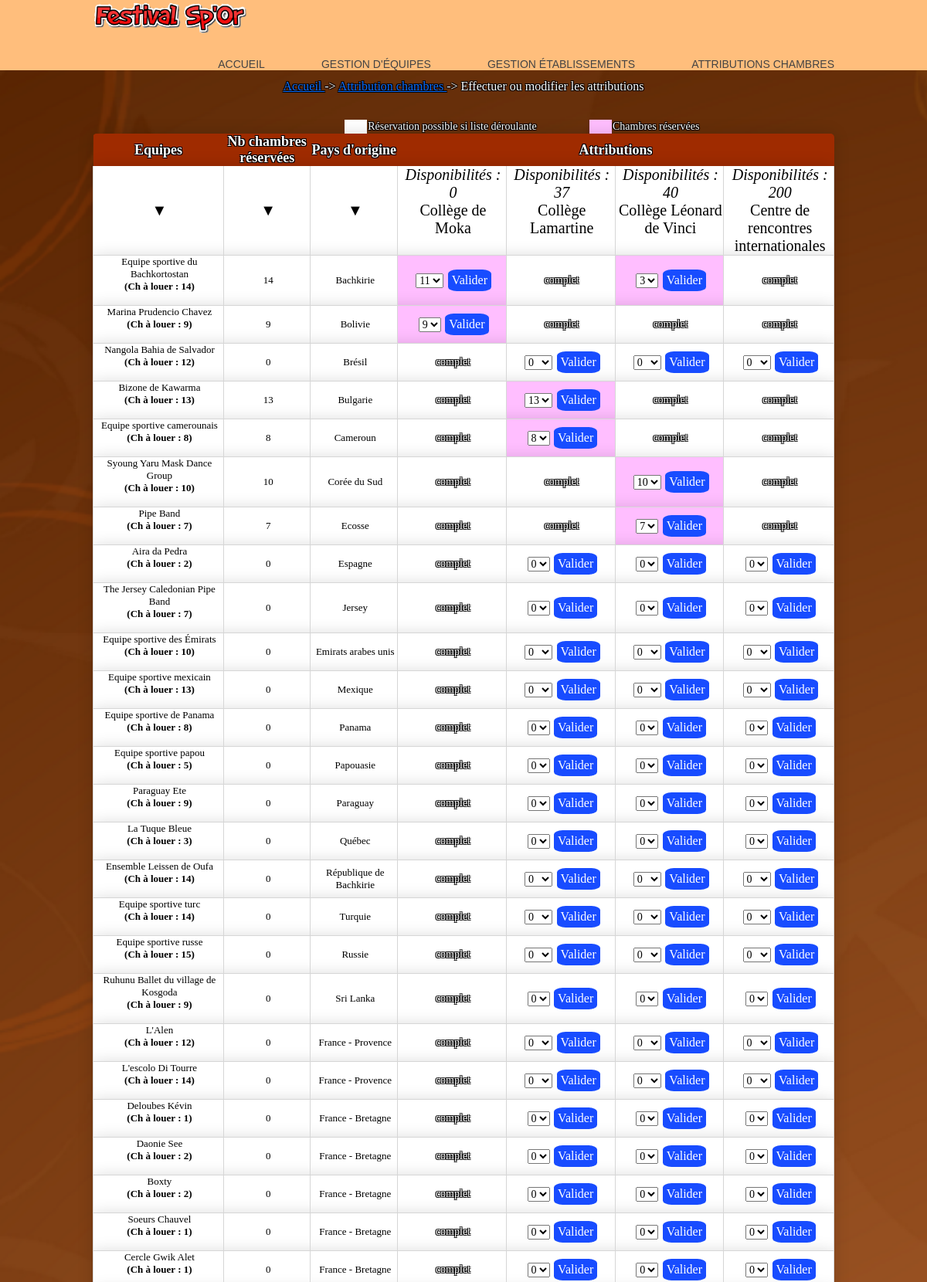
Page /modificationAttributions.php (upper part) on the committed database.
### tables this page shows
create table Etablissement 
(
	id char(8) not null, 
	nom varchar(45) not null,
	adresseRue varchar(45) not null, 
	codePostal char(5) not null, 
	ville varchar(35) not null,
	tel varchar(13) not null,
	adresseElectronique varchar(70), 
	type integer(1) not null,
	civiliteResponsable varchar(12) not null,
	nomResponsable varchar(25) not null,
	prenomResponsable varchar(25),
	nombreChambresOffertes integer,
	constraint pk_Etablissement primary key(id)
);

create table Groupe
(
	id char(4) not null, 
	nom varchar(40) not null, 
	identiteResponsable varchar(40) not null,
	adressePostale varchar(120) not null,
	nombrePersonnes integer not null, 
	nomPays varchar(40) not null, 
	hebergement char(1) not null,
	stand boolean not null,
	constraint pk_Groupe primary key(id)
);

### modificationAttributions.php (the view, shortened to what this page needs)
<?php
include("_debut.inc.php");
include("_gestionBase.inc.php");
echo "<br><p class='textArianne' align='center'><font size='3'> <a  href = 'index.php'> Accueil </a> -> <a href = 'consultationAttributions.php'>
Attribution chambres </a> -> Effectuer ou modifier les attributions</p><br>
<table align='center' width='80%'>
   <tr>
      <td width='34%' align='left'><font size='3'></a>
      </td>
      <td class='reserveSiLien'>&nbsp;</td>
      <td width='30%' align='left'><font size='4' class='textArianne'> Réservation possible si liste déroulante</td>
      <td class='reserve'>&nbsp;</td>
      <td width='30%' align='left'><font size='4' class='textArianne'> Chambres réservées</td>
   </tr>
</table>
 ";
$nbEtabOffrantChambres=obtenirNbEtabOffrantChambres($connexion);
$nb=$nbEtabOffrantChambres;
$pourcCol=50/$nbEtabOffrantChambres;
echo "
<table width='80%' cellspacing='0' cellpadding='0' align='center'
class='content-attri'>";
   echo "
   <thead>
   <tr>
      <th><strong>Equipes</strong></th>
      <th width='10%'><strong>Nb chambres réservées</strong></th>
      <th width='10%'><strong>Pays d'origine</strong></th>
      <th colspan=$nb><strong>Attributions</strong></th>
   </tr>
   </thead>
   ";
   echo "
   <tr class='content-attri'>
      <td>▼</td>
      <td>▼</td>
      <td>▼</td>";
   $req=obtenirReqEtablissementsOffrantChambres();
   $rsEtab=$connexion->query($req);
   $lgEtab=$rsEtab->fetch();
   while ($lgEtab!=FALSE)
   {
      $idEtab=$lgEtab["id"];
      $nom=$lgEtab["nom"];
      $nbOffre=$lgEtab["nombreChambresOffertes"];
      $nbOccup=obtenirNbOccup($connexion, $idEtab);
      $nbChLib = $nbOffre - $nbOccup;
      echo "
      <td valign='top' width='$pourcCol%'><i>Disponibilités : $nbChLib </i> <br>
      $nom </td>";
      $lgEtab=$rsEtab->fetch();
   }
   echo "
   </tr>";
   $req=obtenirReqIdNomGroupesAHeberger();
   $rsGroupe=$connexion->query($req);
   $lgGroupe=$rsGroupe->fetch();
   while ($lgGroupe!=FALSE)
   {
      $idGroupe=$lgGroupe['id'];
      $nom=$lgGroupe['nom'];
      $paysGroupe=$lgGroupe['nompays'];
      $chambre=retourneNbchambre($lgGroupe['nombrePersonnes']);
      $chambretotal=nbchlouer($connexion,$idGroupe);
      echo "
      <tr class='content-attri'>
         <td width='15%' > <font size='2'> $nom <p><Strong>(Ch à louer : $chambre)<p></strong></td>\n";
         if($chambretotal[0]>0){
            echo"
            <td width=’10%’><font size='2'> $chambretotal[0]</td>";
         }else{
            echo"
            <td width=’10%’><font size='2'> 0</td>";
         }
         echo"
         <td width=’10%’><font size='2'> $paysGroupe</td>";
      $req=obtenirReqEtablissementsOffrantChambres();
      $rsEtab=$connexion->query($req);
      $lgEtab=$rsEtab->fetch();
      while ($lgEtab!=FALSE)
      {
         $idEtab=$lgEtab["id"];
         $nbOffre=$lgEtab["nombreChambresOffertes"];
         $nbOccup=obtenirNbOccup($connexion, $idEtab);
         $nbChLib = $nbOffre - $nbOccup;
         $nbOccupGroupe=obtenirNbOccupGroupe($connexion, $idEtab, $idGroupe);
         if ($nbOccupGroupe!=0)
         {
      echo "
      <td class='reserve'>
         <form method='POST' action='modificationAttributions.php'>
            <input type='hidden' value='validerModifAttrib' name='action'>
            <input type='hidden' value='$idEtab' name='idEtab'>
            <input type='hidden' value='$idGroupe' name='idGroupe'>";
               echo "&nbsp;<select name='nbChambres'>";
               if($nbChLib>=($chambre-$chambretotal[0])){
               for ($i=0; $i<=(($chambre-$chambretotal[0])+$nbOccupGroupe); $i++)
                  optionModifAttrib($i,$nbOccupGroupe);
            }else if($nbChLib == 0){
               for($i=0;$i<=$nbOccupGroupe;$i++)
                  optionModifAttrib($i,$nbOccupGroupe);
            }
            echo "
            </select></h5>
            <input type='submit' class='buttonAttri' value='Valider' name='valider'>
         </form></td>";
         }
         else
         {
            if ($nbChLib != 0 && $chambretotal[0]!=$chambre)
            {
               echo "
               <td class='reserveSiLien'>
                  <form method='POST' action='modificationAttributions.php'>
                     <input type='hidden' value='validerModifAttrib' name='action'>
                     <input type='hidden' value='$idEtab' name='idEtab'>
                     <input type='hidden' value='$idGroupe' name='idGroupe'>";
                     echo "&nbsp;<select name='nbChambres'>";
                     if($nbChLib>=($chambre-$chambretotal[0])){
                     for ($i=0; $i<=$chambre-$chambretotal[0]; $i++)
                     {
                        echo "<option>$i</option>";
                     }
                  }else{
                     for ($i=0; $i<$nbChLib+1; $i++)
                     {
                        echo "<option>$i</option>";
                     }
                  }
                     echo "
                     </select></h5>
                     <input class='buttonAttri' type='submit' value='Valider' name='valider'>
                  </form>
               </td>
                  ";
            }
            else
            {
               echo "<td class='reserveSiLien'>complet</td>";
            }
         }
         $lgEtab=$rsEtab->fetch();
      }
      $lgGroupe=$rsGroupe->fetch();
   }
echo "
</table>";
?>

### css/cssGeneral.css (style rules this page uses)
.buttonAttri { background-color: #184cff; border: none; color: rgb(255, 255, 255); padding: 5px; text-align: center; text-decoration: none; display: inline-block; font-size: 16px; margin: 4px 2px; border-radius: 20%; }
.basePage { color:black; font:11px Arial, Helvetica, sans-serif; }
.textArianne { color:#FFFFFF; font:14px Georgia, "Times New Roman", Times, serif; text-shadow: -1px -1px 0 #000, 1px -1px 0 #000, -1px 1px 0 #000, 1px 1px 0 #000; }
td,tr { text-align: left; font:11px Arial, Helvetica, sans-serif; }
.content-attri { border-radius: 5px 5px 0 0; overflow: hidden; box-shadow: 0 0 20px rgba(0, 0, 0, 0.15); }
.content-attri thead tr { height:35px; font:18px Georgia, "Times New Roman", Times, serif; text-shadow: -1px -1px 0 #000, 1px -1px 0 #000, -1px 1px 0 #000, 1px 1px 0 #000; text-align:center; background-color: #9F2B00; color: #ffffff; }
.content-attri td { background-color:#ffffff; height:30px; text-align:center; color:#000; font:20px Georgia, "Times New Roman", Times, serif; padding-left:3px; border-right: solid 1px #d6d6d6; border-left: solid 1px #d6d6d6; }
.content-attri tbody tr { border-bottom: 1px solid #d6d6d6; }
td.reserveSiLien { background-color:#FFFFFF; color:black; color:#FFFFFF; font:14px Georgia, "Times New Roman", Times, serif; text-shadow: -1px -1px 0 #000, 1px -1px 0 #000, -1px 1px 0 #000, 1px 1px 0 #000; }
td.reserve { background-color:#FFBEFF; color:black; color:#FFFFFF; font:14px Georgia, "Times New Roman", Times, serif; text-shadow: -1px -1px 0 #000, 1px -1px 0 #000, -1px 1px 0 #000, 1px 1px 0 #000; }

### css/fond.css (style rules this page uses)
body { background-image: url("../images/fond4.PNG"); background-size: cover; background-repeat: no-repeat; background-attachment: fixed; }

### rows in the picture
etablissement: $pourcCol 12.5 (drawn), nbChLib "0", nom "Collège de Moka", nbChambres "11", nbChambres "9"
etablissement: $pourcCol 12.5 (drawn), nbChLib "37", nom "Collège Lamartine", nbChambres "0", nbChambres "13", nbChambres "8"
etablissement: $pourcCol 12.5 (drawn), nombreChambresOffertes "40", nom "Collège Léonard de Vinci", nbChambres "3", nbChambres "0", nbChambres "10", nbChambres "7"
etablissement: $pourcCol 12.5 (drawn), nombreChambresOffertes "200", nom "Centre de rencontres internationales", nbChambres "0"
groupe: nom "Equipe sportive du Bachkortostan", nombrePersonnes "14", chambretotal "14", nomPays "Bachkirie"
groupe: nom "Marina Prudencio Chavez", nombrePersonnes "9", chambretotal "9", nomPays "Bolivie"
groupe: nom "Nangola Bahia de Salvador", nombrePersonnes "12", shows "0", nomPays "Brésil"
groupe: nom "Bizone de Kawarma", nombrePersonnes "13", chambretotal "13", nomPays "Bulgarie"
groupe: nom "Equipe sportive camerounais", nombrePersonnes "8", chambretotal "8", nomPays "Cameroun"
groupe: nom "Syoung Yaru Mask Dance Group", nombrePersonnes "10", chambretotal "10", nomPays "Corée du Sud"
groupe: nom "Pipe Band", nombrePersonnes "7", chambretotal "7", nomPays "Ecosse"
groupe: nom "Aira da Pedra", nombrePersonnes "2", shows "0", nomPays "Espagne"
groupe: nom "The Jersey Caledonian Pipe Band", nombrePersonnes "7", shows "0", nomPays "Jersey"
groupe: nom "Equipe sportive des Émirats", nombrePersonnes "10", nomPays "Emirats arabes unis"
groupe: nom "Equipe sportive mexicain", nombrePersonnes "13", shows "0", nomPays "Mexique"
groupe: nom "Equipe sportive de Panama", nombrePersonnes "8", shows "0", nomPays "Panama"
groupe: nom "Equipe sportive papou", nombrePersonnes "5", shows "0", nomPays "Papouasie"
groupe: nom "Paraguay Ete", nombrePersonnes "9", shows "0", nomPays "Paraguay"
groupe: nom "La Tuque Bleue", nombrePersonnes "3", shows "0", nomPays "Québec"
groupe: nom "Ensemble Leissen de Oufa", nombrePersonnes "14", shows "0", nomPays "République de Bachkirie"
groupe: nom "Equipe sportive turc", nombrePersonnes "14", shows "0", nomPays "Turquie"
groupe: nom "Equipe sportive russe", nombrePersonnes "15", shows "0", nomPays "Russie"
groupe: nom "Ruhunu Ballet du village de Kosgoda", nombrePersonnes "9", shows "0", nomPays "Sri Lanka"
groupe: nom "L'Alen", nombrePersonnes "12", shows "0", nomPays "France - Provence"
groupe: nom "L'escolo Di Tourre", nombrePersonnes "14", shows "0", nomPays "France - Provence"
groupe: nom "Deloubes Kévin", nombrePersonnes "1", shows "0", nomPays "France - Bretagne"
groupe: nom "Daonie See", nombrePersonnes "2", shows "0", nomPays "France - Bretagne"
groupe: nom "Boxty", nombrePersonnes "2", shows "0", nomPays "France - Bretagne"
groupe: nom "Soeurs Chauvel", nombrePersonnes "1", shows "0", nomPays "France - Bretagne"
groupe: nom "Cercle Gwik Alet", nombrePersonnes "1", shows "0", nomPays "France - Bretagne"
